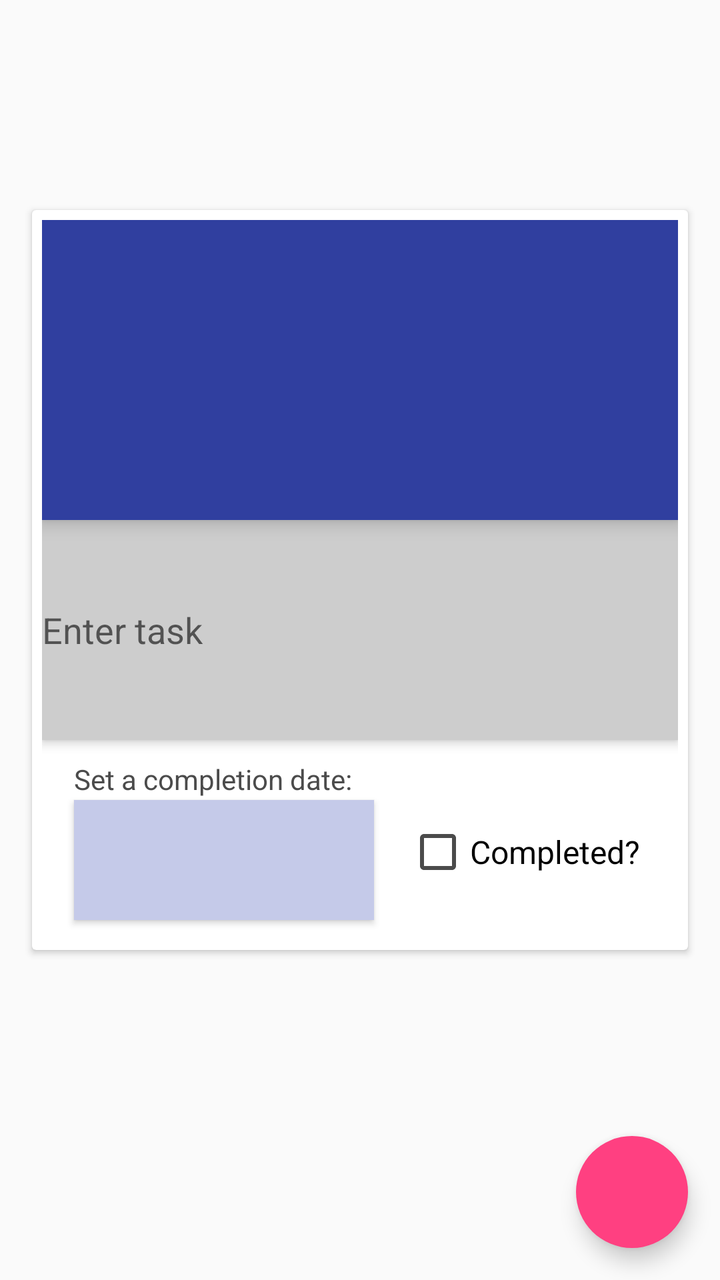
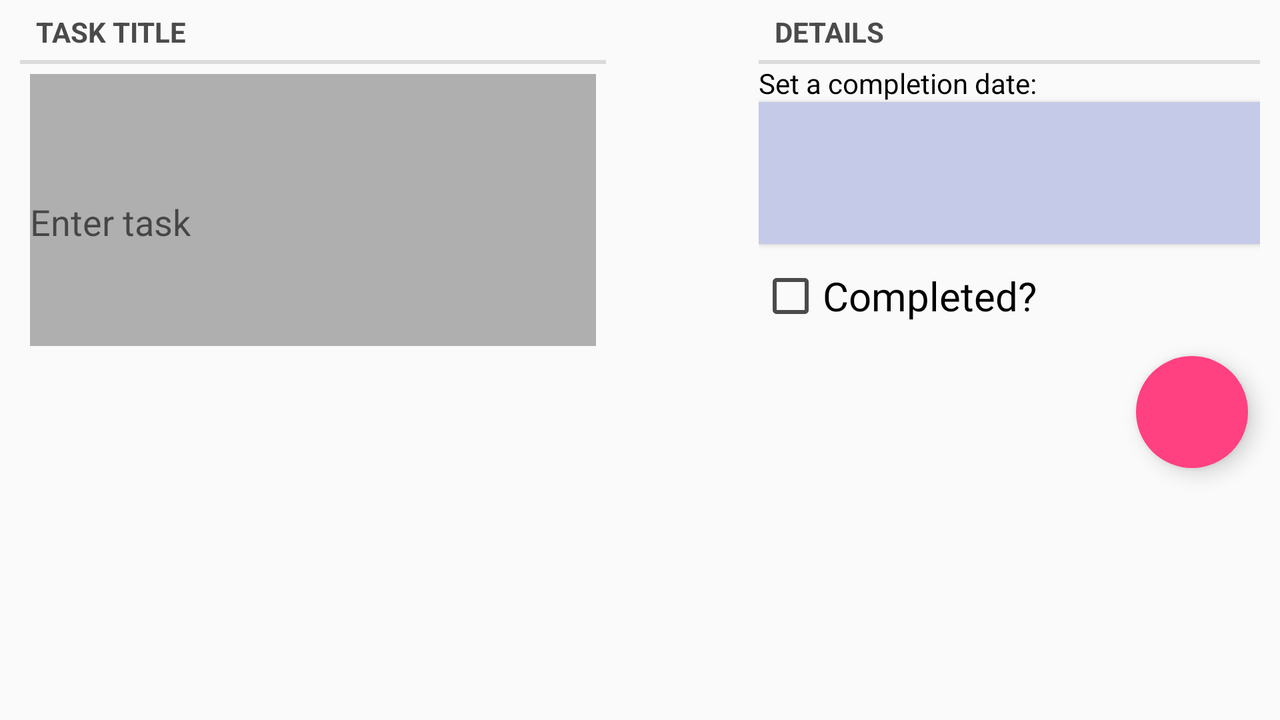

The same Android screen from two of the app's own layout files: first res/layout/ as a phone draws it, then the repository's variant for another configuration, drawn on a device whose configuration selects that folder. Both files follow.
<!-- AndroidManifest.xml: application theme AppTheme -->
<!-- res/layout/fragment_task.xml -->
<FrameLayout
    android:id="@+id/fragment_container"
    android:layout_width="fill_parent"
    android:layout_height="fill_parent"
    xmlns:android="http://schemas.android.com/apk/res/android"
    xmlns:app="http://schemas.android.com/apk/res-auto"
    xmlns:card_view="http://schemas.android.com/tools">

    <android.support.v7.widget.CardView
        android:id="@+id/card_view"
        android:layout_gravity="center"
        android:layout_width="fill_parent"
        android:layout_height="370dp"
        android:layout_marginLeft="16dp"
        android:layout_marginRight="16dp"
        card_view:cardCornerRadius="2dp"
        card_view:contentPadding="5dp"
        app:borderWidth="5dp"
        android:layout_marginBottom="30dp"
        android:background="?attr/themedCardBackgroundColor"
        >

        <RelativeLayout
            android:layout_width="match_parent"
            android:layout_height="match_parent"
            android:background="?attr/themedCardBackgroundColor"
            >

            <ImageView
                android:id="@+id/header"
                android:layout_width="380dp"
                android:layout_height="150dp"
                android:background="?attr/themedColorPrimaryDark"
                android:src="@drawable/ic_create_white_36dp"
                android:padding="35dp"
                android:layout_alignParentTop="true"
                android:layout_alignParentLeft="true"
                android:layout_alignParentStart="true"
                android:elevation="5dp"/>

            <EditText
                android:id="@+id/task_title"
                android:layout_width="match_parent"
                android:layout_height="110dp"
                android:hint="@string/task_title"
                android:background="?attr/themedTextColorSecondaryLight"
                android:layout_below="@+id/header"
                android:layout_alignParentLeft="true"
                android:layout_alignParentStart="true"
                android:textColor="?attr/themedTextColorPrimary"
                android:elevation="3dp"
                />

            <Button
                android:id="@+id/task_date"
                android:layout_width="150dp"
                android:layout_height="60dp"
                android:layout_below="@+id/task_title"
                android:layout_marginTop="30dp"
                android:layout_marginLeft="16dp"
                android:background="?attr/themedColorPrimaryLight"
                android:bottomRightRadius="2dp"
                android:bottomLeftRadius="2dp"
                android:topLeftRadius="2dp"
                android:topRightRadius="2dp"
                android:textColor="?attr/themedTextColorSecondary"
                />

            <CheckBox
                android:id="@+id/task_checked"
                android:layout_width="match_parent"
                android:layout_height="wrap_content"
                android:text="@string/task_checked_label"
                android:textSize="16sp"
                android:layout_alignBottom="@+id/task_date"
                android:layout_toRightOf="@+id/task_date"
                android:layout_toEndOf="@+id/task_date"
                android:layout_marginBottom="18dp"
                android:layout_marginLeft="16dp"
                android:layout_marginRight="16dp"
                android:textColor="?attr/themedTextColorPrimary"/>

            <TextView
                android:layout_width="wrap_content"
                android:layout_height="wrap_content"
                android:textAppearance="?android:attr/textAppearanceSmall"
                android:text="@string/date_picker_title"
                android:id="@+id/textView2"
                android:layout_below="@+id/task_title"
                android:layout_alignLeft="@+id/task_date"
                android:layout_alignStart="@+id/task_date"
                android:layout_marginTop="10dp"
                android:textColor="?attr/themedTextColorSecondary"/>

        </RelativeLayout>
    </android.support.v7.widget.CardView>



    <android.support.design.widget.FloatingActionButton
        android:id="@+id/done_edit"
        android:layout_width="56dp"
        android:layout_height="56dp"
        android:layout_gravity="bottom|right"
        android:layout_margin="16dp"
        android:clickable="true"
        android:src="@drawable/ic_done_white_24dp"
        app:borderWidth="0dp"
        />

</FrameLayout>
<!-- resources referenced by this layout -->
<resources>
  <string name="date_picker_title">Set a completion date:</string>
  <string name="task_checked_label">Completed?</string>
  <string name="task_title">Enter task</string>
  <!-- from res/values-v21/ -->
  <style name="AppTheme" parent="AppTheme.Base">
          <item name="android:windowContentTransitions">true</item>
          <item name="android:windowAllowEnterTransitionOverlap">true</item>
          <item name="android:windowAllowReturnTransitionOverlap">true</item>
          <item name="android:windowSharedElementEnterTransition">@android:transition/slide_top</item>
          <item name="android:windowSharedElementExitTransition">@android:transition/slide_bottom</item>
  
          
          <item name="android:windowEnterTransition">@android:transition/slide_top</item>
          <item name="android:windowExitTransition">@android:transition/slide_bottom</item>
          <item name="windowActionModeOverlay">true</item>
  
      </style>
  <style name="AppTheme.Base" parent="Base.Theme.AppCompat.Light">
          <item name="windowActionBar">false</item>
          <item name="windowNoTitle">true</item>
          
          <item name="android:navigationBarColor" tools:targetApi="21">@color/colorPrimaryDark</item>
          <item name="windowActionModeOverlay">true</item>
  
          <item name="colorPrimary">@color/colorPrimary</item>
          <item name="colorPrimaryDark">@color/colorPrimaryDark</item>
          <item name="colorAccent">@color/colorAccent</item>
          <item name="android:textColorPrimary">@color/textColorPrimary</item>
          <item name="android:textColorSecondary">@color/textColorSecondary</item>
          <item name="android:textColorPrimaryInverse">@color/textColorPrimaryInverse</item>
          <item name="android:textColorSecondaryInverse">@color/textColorSecondaryInverse</item>
  
          
          <item name="themedCardBackgroundColor">@color/textColorPrimaryInverse</item>
          <item name="themedCardHighlightColor">@color/colorPrimaryLight</item>
          <item name="themedDrawerBackgroundColor">@android:color/white</item>
  
          <item name="themedTextColorPrimary">@color/textColorPrimary</item>
          <item name="themedTextColorSecondary">@color/textColorSecondary</item>
          <item name="themedTextColorSecondaryLight">@color/textColorSecondaryLight</item>
          <item name="themedTextColorPrimaryInverse">@color/textColorPrimaryInverse</item>
          <item name="themedTextColorSecondaryInverse">@color/textColorSecondaryInverse</item>
          <item name="themedColorPrimary">@color/colorPrimary</item>
          <item name="themedColorPrimaryLight">@color/colorPrimaryLight</item>
          <item name="themedColorPrimaryDark">@color/colorPrimaryDark</item>
          <item name="themedColorAccent">@color/colorAccent</item>
  
      </style>
  <color name="colorPrimaryDark">#303F9F</color>
  <color name="colorPrimary">#3F51B5</color>
  <color name="colorAccent">#FF4081</color>
  <color name="textColorPrimary">#000000</color>
  <color name="textColorSecondary">#ff4b4b4b</color>
  <color name="textColorPrimaryInverse">#ffffff</color>
  <color name="textColorSecondaryInverse">#ffb4b4b4</color>
  <color name="colorPrimaryLight">#C5CAE9</color>
  <color name="textColorSecondaryLight">#ffcdcdcd</color>
</resources>
<!-- res/layout-land/fragment_task.xml (the repository's variant of the layout above) -->
<!-- drawn on the phone turned sideways -->
<LinearLayout xmlns:android="http://schemas.android.com/apk/res/android"
    xmlns:tools="http://schemas.android.com/tools"
    xmlns:app="http://schemas.android.com/apk/res-auto"
    android:layout_width="match_parent"
    android:layout_height="match_parent"
    android:orientation="vertical"
    tools:context="com.bowenchin.android.materialtasks.activity.TaskFragment"
    android:weightSum="1">

    <LinearLayout
        android:layout_width="match_parent"
        android:layout_height="wrap_content"
        android:layout_marginRight="10dp"
        android:layout_marginLeft="10dp"
        android:orientation="horizontal"
        android:weightSum="1">

        <LinearLayout
            android:layout_width="wrap_content"
            android:layout_height="173dp"
            android:orientation="vertical"
            android:layout_weight="1.63"
            android:weightSum="1">
            <TextView
                android:layout_width="293dp"
                android:layout_height="wrap_content"
                android:text="@string/task_title_label"
                style="?android:listSeparatorTextViewStyle"
                />

            <EditText
                android:id="@+id/task_title"
                android:layout_width="283dp"
                android:layout_height="50dp"
                android:hint="@string/task_title"
                android:layout_marginLeft="5dp"
                android:layout_marginRight="5dp"
                android:background="@color/colorGray"
                android:textColor="@color/textColorBlack"
                android:layout_marginTop="5dp"
                android:layout_weight="1.14" />
        </LinearLayout>

        <LinearLayout
            android:layout_width="wrap_content"
            android:layout_height="wrap_content"
            android:orientation="vertical">
            <TextView
                android:layout_width="match_parent"
                android:layout_height="wrap_content"
                android:text="@string/task_details_label"
                style="?android:listSeparatorTextViewStyle"
                />

            <TextView
                android:layout_width="wrap_content"
                android:layout_height="wrap_content"
                android:textAppearance="?android:attr/textAppearanceSmall"
                android:text="@string/date_picker_title"
                android:textColor="?attr/themedTextColorPrimary"
                android:id="@+id/textView3" />

            <Button
                android:id="@+id/task_date"
                android:layout_width="275dp"
                android:layout_height="71dp"
                android:layout_marginRight="5dp"
                android:background="@color/colorPrimaryLight"

                />

            <CheckBox
                android:id="@+id/task_checked"
                android:layout_width="wrap_content"
                android:layout_height="wrap_content"
                android:text="@string/task_checked_label"
                android:layout_marginTop="10dp"
                android:textSize="20sp"
                android:textColor="?attr/themedTextColorPrimary"
                />
        </LinearLayout>
    </LinearLayout>

    <android.support.design.widget.FloatingActionButton
        android:id="@+id/done_edit"
        android:layout_width="56dp"
        android:layout_height="56dp"
        android:layout_gravity="bottom|right"
        android:layout_marginTop="5dp"
        android:layout_marginRight="16dp"
        android:clickable="true"
        android:src="@drawable/ic_done_white_24dp"
        app:borderWidth="0dp"
        />


</LinearLayout>
<!-- resources referenced by the variant -->
<!-- as the phone turned sideways resolves them -->
<resources>
  <color name="colorGray">#ffafafaf</color>
  <color name="colorPrimaryLight">#C5CAE9</color>
  <color name="textColorBlack">#000000</color>
  <string name="date_picker_title">Set a completion date:</string>
  <string name="task_checked_label">Completed?</string>
  <string name="task_details_label">Details</string>
  <string name="task_title">Enter task</string>
  <string name="task_title_label">Task Title</string>
  <!-- from res/values-v21/ -->
  <style name="AppTheme" parent="AppTheme.Base">
          <item name="android:windowContentTransitions">true</item>
          <item name="android:windowAllowEnterTransitionOverlap">true</item>
          <item name="android:windowAllowReturnTransitionOverlap">true</item>
          <item name="android:windowSharedElementEnterTransition">@android:transition/slide_top</item>
          <item name="android:windowSharedElementExitTransition">@android:transition/slide_bottom</item>
  
          
          <item name="android:windowEnterTransition">@android:transition/slide_top</item>
          <item name="android:windowExitTransition">@android:transition/slide_bottom</item>
          <item name="windowActionModeOverlay">true</item>
  
      </style>
  <style name="AppTheme.Base" parent="Base.Theme.AppCompat.Light">
          <item name="windowActionBar">false</item>
          <item name="windowNoTitle">true</item>
          
          <item name="android:navigationBarColor" tools:targetApi="21">@color/colorPrimaryDark</item>
          <item name="windowActionModeOverlay">true</item>
  
          <item name="colorPrimary">@color/colorPrimary</item>
          <item name="colorPrimaryDark">@color/colorPrimaryDark</item>
          <item name="colorAccent">@color/colorAccent</item>
          <item name="android:textColorPrimary">@color/textColorPrimary</item>
          <item name="android:textColorSecondary">@color/textColorSecondary</item>
          <item name="android:textColorPrimaryInverse">@color/textColorPrimaryInverse</item>
          <item name="android:textColorSecondaryInverse">@color/textColorSecondaryInverse</item>
  
          
          <item name="themedCardBackgroundColor">@color/textColorPrimaryInverse</item>
          <item name="themedCardHighlightColor">@color/colorPrimaryLight</item>
          <item name="themedDrawerBackgroundColor">@android:color/white</item>
  
          <item name="themedTextColorPrimary">@color/textColorPrimary</item>
          <item name="themedTextColorSecondary">@color/textColorSecondary</item>
          <item name="themedTextColorSecondaryLight">@color/textColorSecondaryLight</item>
          <item name="themedTextColorPrimaryInverse">@color/textColorPrimaryInverse</item>
          <item name="themedTextColorSecondaryInverse">@color/textColorSecondaryInverse</item>
          <item name="themedColorPrimary">@color/colorPrimary</item>
          <item name="themedColorPrimaryLight">@color/colorPrimaryLight</item>
          <item name="themedColorPrimaryDark">@color/colorPrimaryDark</item>
          <item name="themedColorAccent">@color/colorAccent</item>
  
      </style>
  <color name="colorPrimaryDark">#303F9F</color>
  <color name="colorPrimary">#3F51B5</color>
  <color name="colorAccent">#FF4081</color>
  <color name="textColorPrimary">#000000</color>
  <color name="textColorSecondary">#ff4b4b4b</color>
  <color name="textColorPrimaryInverse">#ffffff</color>
  <color name="textColorSecondaryInverse">#ffb4b4b4</color>
  <color name="textColorSecondaryLight">#ffcdcdcd</color>
</resources>
